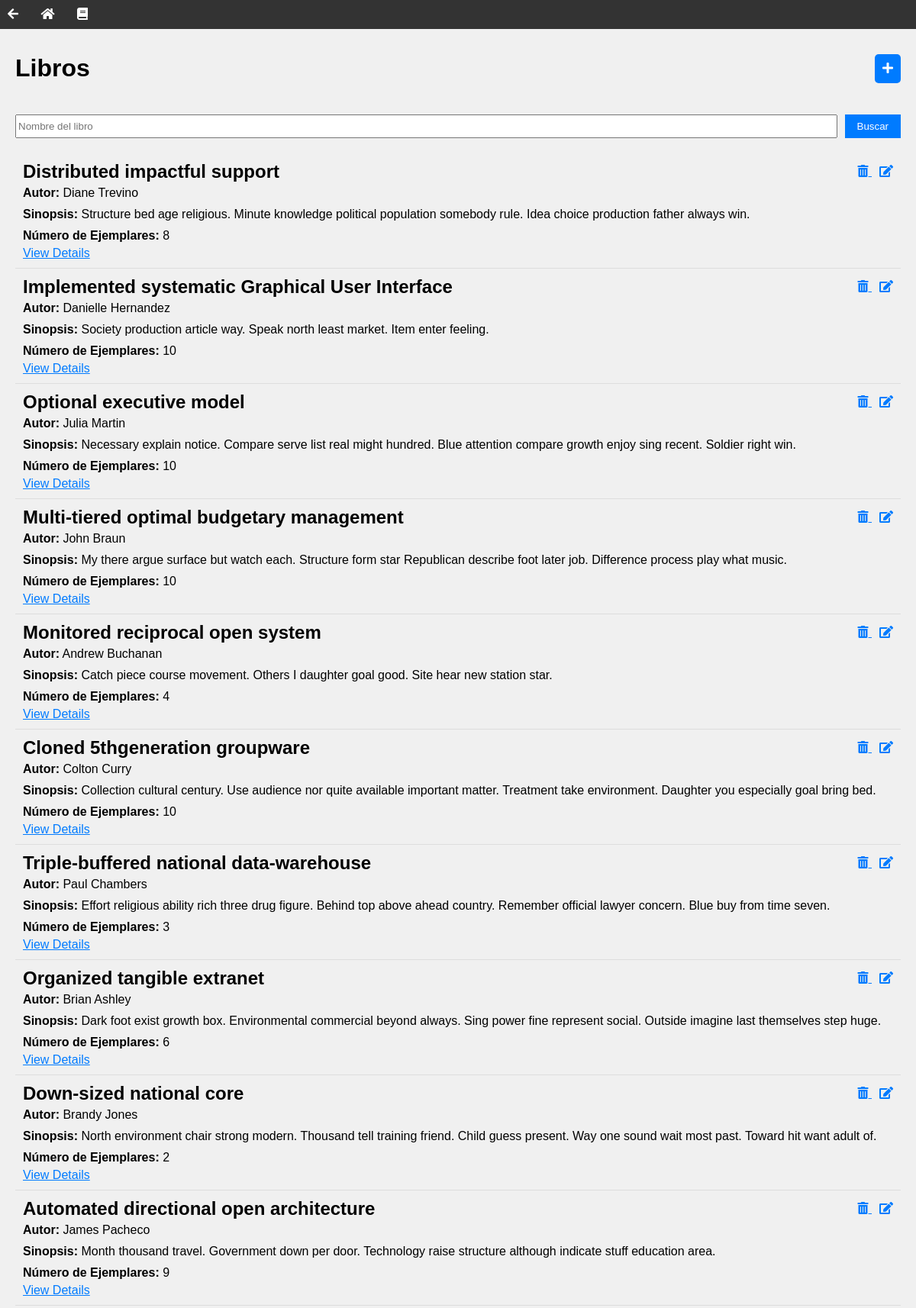
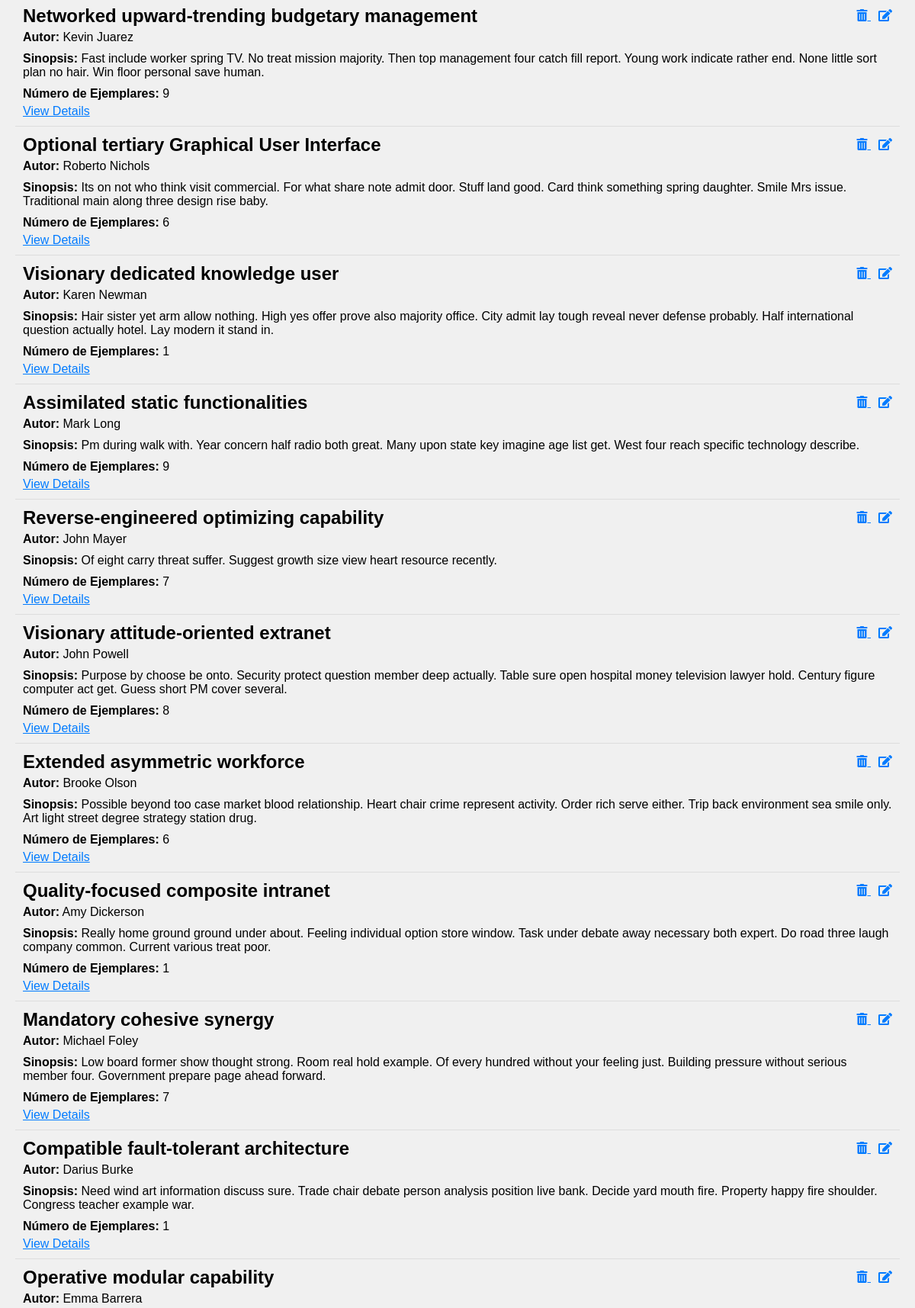
The app's page /libros/ (upper part) with its own data (2 pictures, top to bottom).
### biblioteca/models.py (models this page shows, shortened)
class Libro(models.Model):
    titulo = models.CharField(max_length=200)
    autor = models.CharField(max_length=100)
    sinopsis = models.TextField()
    anio_publicacion = models.DateField()
    editorial = models.CharField(max_length=100)
    isbn = models.CharField(max_length=17, help_text="Formato: 0-7645-2641-3")
    num_ejemplares = models.IntegerField()
    biblioteca = models.ForeignKey(Biblioteca, on_delete=models.CASCADE)

### biblioteca/views.py (the view)
# urls.py: path("libros/", views.lista_libros, name="libros"),
def lista_libros(request):
    libros = repository.get_libros()
    titulo = None
    if request.method == 'POST' and 'titulo' in request.POST:
        titulo = request.POST['titulo']
        libros = libros.filter(titulo__icontains=titulo)
    return render(request, "lista_libros.html", {"libros": libros, "titulo": titulo})

### biblioteca/service.py (called while the page is built)
    def get_libros(self):
        self.libros = Libro.objects.all()
        return self.libros

### biblioteca/templates/lista_libros.html (shortened to what this page needs)
{% extends "base.html" %}
{% block content %}
<div class="lista-libros-header">
    <h1>Libros</h1>
    <a href="{% url 'form_create_libro' %}" class="lista-libros-create-button">
        <i class="fas fa-plus"></i>
    </a>
</div>
<div class="lista-libros-search-container">
    <form method="post" class="lista-libros-search-form">
        <input type="text" name="nombre" placeholder="Nombre del libro" class="lista-libros-search-input">
        <button type="submit" class="lista-libros-search-button">Buscar</button>
    </form>
</div>
<ul class="lista-libros-libro-list">
    {% for libro in libros %}
    <li class="lista-libros-libro-item">
        <div class="lista-libros-libro-content">
            <h2 class="lista-libros-libro-title">{{ libro.titulo }}</h2>
            <div class="lista-libros-button-container">
                <a href="{% url 'delete_libro' libro.id %}" class="lista-libros-button-delete">
                    <i class="fas fa-trash-alt"></i>
                </a>
                <a href="{% url 'form_edit_libro' libro.id %}" class="lista-libros-button-edit">
                    <i class="fas fa-edit"></i>
                </a>
            </div>
        </div>
        <p class="lista-libros-libro-info"><strong>Autor:</strong> {{ libro.autor }}</p>
        <p class="lista-libros-libro-info"><strong>Sinopsis:</strong> {{ libro.sinopsis }}</p>
        <p class="lista-libros-libro-info"><strong>Número de Ejemplares:</strong> {{ libro.num_ejemplares }}</p>
        <a href="{% url 'libro_detail' libro.id %}" class="lista-libros-detail-link">View Details</a>
    </li>
    {% endfor %}
</ul>
{% endblock %}

### biblioteca/static/styles.css (style rules this page uses)
body { font-family: Arial, sans-serif; margin: 0; padding: 0; background-color: #f0f0f0; }
.lista-libros-header { display: flex; align-items: center; justify-content: space-between; margin-bottom: 20px; }
.lista-libros-create-button { color: #ffffff; background-color: #007bff; border: none; padding: 10px; border-radius: 5px; text-decoration: none; }
.lista-libros-search-container { margin-bottom: 20px; }
.lista-libros-search-form { display: flex; margin-bottom: 10px; }
.lista-libros-search-input { flex: 1; margin-right: 10px; }
.lista-libros-search-button { background-color: #007bff; color: white; border: none; padding: 8px 16px; cursor: pointer; }
.lista-libros-libro-list { list-style: none; padding: 0; }
.lista-libros-libro-item { display: flex; flex-direction: column; justify-content: space-between; padding: 10px; border-bottom: 1px solid #ddd; }
.lista-libros-libro-content { display: flex; align-items: center; }
.lista-libros-libro-title { margin: 0; }
.lista-libros-button-container { margin-left: auto; }
.lista-libros-button-delete, .lista-libros-button-edit { color: #007bff; margin-left: 10px; }
.lista-libros-libro-info { margin: 5px 0; }
.lista-libros-detail-link { color: #007bff; }

### records on screen
Libro: titulo "Distributed impactful support", autor "Diane Trevino", sinopsis "Structure bed age religious. Minute knowledge political population somebody rule. Idea choice production father always win.", num_ejemplares "8"
Libro: titulo "Implemented systematic Graphical User Interface", autor "Danielle Hernandez", sinopsis "Society production article way. Speak north least market. Item enter feeling.", num_ejemplares "10"
Libro: titulo "Optional executive model", autor "Julia Martin", sinopsis "Necessary explain notice. Compare serve list real might hundred. Blue attention compare growth enjoy sing recent. Soldier right win.", num_ejemplares "10"
Libro: titulo "Multi-tiered optimal budgetary management", autor "John Braun", sinopsis "My there argue surface but watch each. Structure form star Republican describe foot later job. Difference process play what music.", num_ejemplares "10"
Libro: titulo "Monitored reciprocal open system", autor "Andrew Buchanan", sinopsis "Catch piece course movement. Others I daughter goal good. Site hear new station star.", num_ejemplares "4"
Libro: titulo "Cloned 5thgeneration groupware", autor "Colton Curry", sinopsis "Collection cultural century. Use audience nor quite available important matter. Treatment take environment. Daughter you especially goal bring bed.", num_ejemplares "10"
Libro: titulo "Triple-buffered national data-warehouse", autor "Paul Chambers", sinopsis "Effort religious ability rich three drug figure. Behind top above ahead country. Remember official lawyer concern. Blue buy from time seven.", num_ejemplares "3"
Libro: titulo "Organized tangible extranet", autor "Brian Ashley", sinopsis "Dark foot exist growth box. Environmental commercial beyond always. Sing power fine represent social. Outside imagine last themselves step huge.", num_ejemplares "6"
Libro: titulo "Down-sized national core", autor "Brandy Jones", sinopsis "North environment chair strong modern. Thousand tell training friend. Child guess present. Way one sound wait most past. Toward hit want adult of.", num_ejemplares "2"
Libro: titulo "Automated directional open architecture", autor "James Pacheco", sinopsis "Month thousand travel. Government down per door. Technology raise structure although indicate stuff education area.", num_ejemplares "9"
Libro: titulo "Networked upward-trending budgetary management", autor "Kevin Juarez", sinopsis "Fast include worker spring TV. No treat mission majority. Then top management four catch fill report. Young work indicate rather end. None little sort plan no hair. Win floor personal save human.", num_ejemplares "9"
Libro: titulo "Optional tertiary Graphical User Interface", autor "Roberto Nichols", sinopsis "Its on not who think visit commercial. For what share note admit door. Stuff land good. Card think something spring daughter. Smile Mrs issue. Traditional main along three design rise baby.", num_ejemplares "6"
Libro: titulo "Visionary dedicated knowledge user", autor "Karen Newman", sinopsis "Hair sister yet arm allow nothing. High yes offer prove also majority office. City admit lay tough reveal never defense probably. Half international question actually hotel. Lay modern it stand in.", num_ejemplares "1"
Libro: titulo "Assimilated static functionalities", autor "Mark Long", sinopsis "Pm during walk with. Year concern half radio both great. Many upon state key imagine age list get. West four reach specific technology describe.", num_ejemplares "9"
Libro: titulo "Reverse-engineered optimizing capability", autor "John Mayer", sinopsis "Of eight carry threat suffer. Suggest growth size view heart resource recently.", num_ejemplares "7"
Libro: titulo "Visionary attitude-oriented extranet", autor "John Powell", sinopsis "Purpose by choose be onto. Security protect question member deep actually. Table sure open hospital money television lawyer hold. Century figure computer act get. Guess short PM cover several.", num_ejemplares "8"
Libro: titulo "Extended asymmetric workforce", autor "Brooke Olson", sinopsis "Possible beyond too case market blood relationship. Heart chair crime represent activity. Order rich serve either. Trip back environment sea smile only. Art light street degree strategy station drug.", num_ejemplares "6"
Libro: titulo "Quality-focused composite intranet", autor "Amy Dickerson", sinopsis "Really home ground ground under about. Feeling individual option store window. Task under debate away necessary both expert. Do road three laugh company common. Current various treat poor.", num_ejemplares "1"
Libro: titulo "Mandatory cohesive synergy", autor "Michael Foley", sinopsis "Low board former show thought strong. Room real hold example. Of every hundred without your feeling just. Building pressure without serious member four. Government prepare page ahead forward.", num_ejemplares "7"
Libro: titulo "Compatible fault-tolerant architecture", autor "Darius Burke", sinopsis "Need wind art information discuss sure. Trade chair debate person analysis position live bank. Decide yard mouth fire. Property happy fire shoulder. Congress teacher example war.", num_ejemplares "1"
Libro: titulo "Operative modular capability", autor "Emma Barrera"
